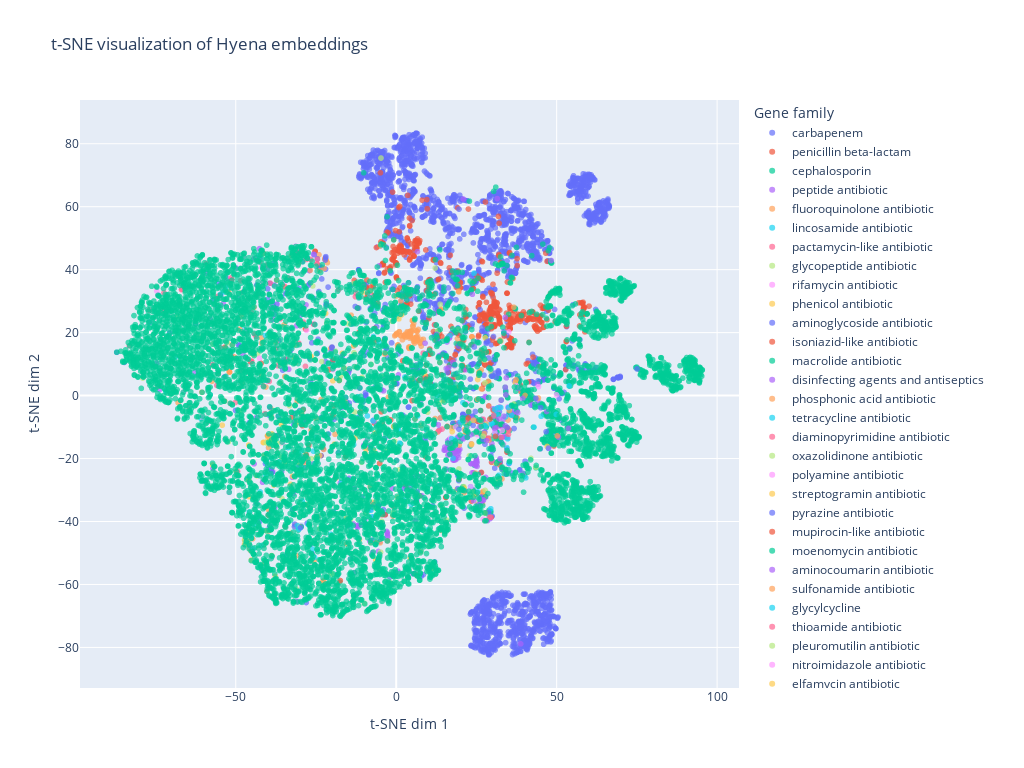

Here is the notebook cell this chart was saved with:
### Code cell
fig = px.scatter(
    x=train_embeddings_2d[:, 0],
    y=train_embeddings_2d[:, 1],
    color=[label_columns[i] for i in train_labels_simple],
    title="t-SNE visualization of Hyena embeddings",
    labels={"x": "t-SNE dim 1", "y": "t-SNE dim 2", "color": "Gene family"},
    opacity=0.7,
)
# Square figure
fig.update_layout(width=1024, height=768)
fig.show()

### Figure 1 — Plotly figure (JSON) as saved in the notebook; plotly's stock layout.template omitted (floating-point values rounded to 4 significant figures; data arrays with more than 128 entries replaced by an {"elided": "..."} marker saying what was removed)
{"data": [{"hovertemplate": "Gene family=carbapenem<br>t-SNE dim 1=%{x}<br>t-SNE dim 2=%{y}<extra></extra>", "legendgroup": "carbapenem", "marker": {"color": "#636efa", "opacity": 0.7, "symbol": "circle"}, "mode": "markers", "name": "carbapenem", "showlegend": true, "type": "scattergl", "x": {"elided": "2544 float values"}, "xaxis": "x", "y": {"elided": "2544 float values"}, "yaxis": "y"}, {"hovertemplate": "Gene family=penicillin beta-lactam<br>t-SNE dim 1=%{x}<br>t-SNE dim 2=%{y}<extra></extra>", "legendgroup": "penicillin beta-lactam", "marker": {"color": "#EF553B", "opacity": 0.7, "symbol": "circle"}, "mode": "markers", "name": "penicillin beta-lactam", "showlegend": true, "type": "scattergl", "x": {"elided": "589 float values"}, "xaxis": "x", "y": {"elided": "589 float values"}, "yaxis": "y"}, {"hovertemplate": "Gene family=cephalosporin<br>t-SNE dim 1=%{x}<br>t-SNE dim 2=%{y}<extra></extra>", "legendgroup": "cephalosporin", "marker": {"color": "#00cc96", "opacity": 0.7, "symbol": "circle"}, "mode": "markers", "name": "cephalosporin", "showlegend": true, "type": "scattergl", "x": {"elided": "1808 float values"}, "xaxis": "x", "y": {"elided": "1808 float values"}, "yaxis": "y"}, {"hovertemplate": "Gene family=peptide antibiotic<br>t-SNE dim 1=%{x}<br>t-SNE dim 2=%{y}<extra></extra>", "legendgroup": "peptide antibiotic", "marker": {"color": "#ab63fa", "opacity": 0.7, "symbol": "circle"}, "mode": "markers", "name": "peptide antibiotic", "showlegend": true, "type": "scattergl", "x": {"elided": "171 float values"}, "xaxis": "x", "y": {"elided": "171 float values"}, "yaxis": "y"}, {"hovertemplate": "Gene family=fluoroquinolone antibiotic<br>t-SNE dim 1=%{x}<br>t-SNE dim 2=%{y}<extra></extra>", "legendgroup": "fluoroquinolone antibiotic", "marker": {"color": "#FFA15A", "opacity": 0.7, "symbol": "circle"}, "mode": "markers", "name": "fluoroquinolone antibiotic", "showlegend": true, "type": "scattergl", "x": {"elided": "190 float values"}, "xaxis": "x", "y": {"elided": "190 float values"}, "yaxis": "y"}, {"hovertemplate": "Gene family=lincosamide antibiotic<br>t-SNE dim 1=%{x}<br>t-SNE dim 2=%{y}<extra></extra>", "legendgroup": "lincosamide antibiotic", "marker": {"color": "#19d3f3", "opacity": 0.7, "symbol": "circle"}, "mode": "markers", "name": "lincosamide antibiotic", "showlegend": true, "type": "scattergl", "x": [20.8, -32.29, 9.449, -45.8, -52.48, -5.758, -29.31, -25.46, -47.21, -57.97, -40.7, 33.74, -71.83, -8.999, 28.37], "xaxis": "x", "y": [-2.245, 15.68, -10.92, -36.98, 2.922, 2.629, -33.48, -51.38, 20.93, 0.2659, -25.07, -11.11, 1.507, -6.451, -9.393], "yaxis": "y"}, {"hovertemplate": "Gene family=pactamycin-like antibiotic<br>t-SNE dim 1=%{x}<br>t-SNE dim 2=%{y}<extra></extra>", "legendgroup": "pactamycin-like antibiotic", "marker": {"color": "#FF6692", "opacity": 0.7, "symbol": "circle"}, "mode": "markers", "name": "pactamycin-like antibiotic", "showlegend": true, "type": "scattergl", "x": [33.08], "xaxis": "x", "y": [-10.2], "yaxis": "y"}, {"hovertemplate": "Gene family=glycopeptide antibiotic<br>t-SNE dim 1=%{x}<br>t-SNE dim 2=%{y}<extra></extra>", "legendgroup": "glycopeptide antibiotic", "marker": {"color": "#B6E880", "opacity": 0.7, "symbol": "circle"}, "mode": "markers", "name": "glycopeptide antibiotic", "showlegend": true, "type": "scattergl", "x": [23.56, -11.01, 13.36, -18.97, 27.47, -11.78, 41.96, -4.743, 36.65, -10.83, -29.6, -33.24, -28.37, -10.66, -2.773, -27.34, -52.31, -36.99, 22.82, -19.81, -61.93, -79.01, -6.334, -4.882, -12.93, 33.77, -26.02, 10.11, -23.83, 31.31, -17.13, 21.03, -23.21, -25.29, 19.04, -57.1, -9.957, -46.6, -2.831, -35.76, -6.859, 19.53, 12.88, -13.15, 15.67, -52.63, -48.66, 12.14, 10.15, -20.46, -68.04, -4.04, -11.32, 27.7, -35.7, -45.9, -31.79, -45.94, 43.51, -48.24, 39.55, -40.13, 19.32, -17.34, -31.16, 9.375, -9.56, -43.2, -29.69, -35.58, -15.0, -26.47, -7.851, 27.66, -40.12, -0.9217, -13.31, -37.33, -36.54, -30.58, -14.82, 13.7, 14.59, -24.9, -21.65, 4.522, -31.58, 29.49, 0.937, -1.205], "xaxis": "x", "y": [7.919, -33.2, -2.517, 14.11, 11.24, -8.934, -19.94, 75.46, -2.695, -21.18, -5.209, -3.214, 34.89, 5.771, -17.19, -1.521, -14.66, -18.2, -19.09, -56.8, 19.33, 5.569, -35.8, -49.73, -5.216, -23.35, 34.82, -11.99, -42.3, 12.81, -2.23, -28.92, 10.79, 11.29, 5.877, 16.39, -65.97, -43.29, -7.16, -15.0, -8.003, -23.32, 20.41, 13.62, -39.52, 16.8, -4.859, 40.5, -47.84, -56.34, 25.17, 6.026, 24.45, -30.12, -19.53, 7.414, 2.827, 5.112, -22.78, 32.74, -24.82, -12.78, 21.06, 6.174, -61.45, -4.677, -37.38, 13.29, -34.57, -32.73, -26.69, -20.03, 9.95, 4.013, -14.97, -37.25, 35.57, -14.95, -31.65, -0.5597, 22.82, 29.01, -1.594, -47.16, 23.12, 33.42, -41.34, 7.649, -23.54, 23.58], "yaxis": "y"}, {"hovertemplate": "Gene family=rifamycin antibiotic<br>t-SNE dim 1=%{x}<br>t-SNE dim 2=%{y}<extra></extra>", "legendgroup": "rifamycin antibiotic", "marker": {"color": "#FF97FF", "opacity": 0.7, "symbol": "circle"}, "mode": "markers", "name": "rifamycin antibiotic", "showlegend": true, "type": "scattergl", "x": [32.25, -59.98, 27.18, -31.45, -28.87, -45.49, 22.17, -35.45, 2.152, 25.13, -37.88, 13.11, -37.13, -41.63, -8.947, 19.4, 26.74, 34.44, -28.98, 16.99, -40.27, -38.76, 8.138, -9.266, 25.59, 25.26, -41.98, 32.66, 25.36, -34.57, -1.462, -39.28, 35.11, -6.039, 29.89, -36.68, 29.51, -31.81], "xaxis": "x", "y": [-13.35, -27.27, -39.31, -41.23, -20.08, -48.13, -10.23, -14.94, -26.85, -10.97, 27.54, -11.37, 29.05, -47.77, -13.86, -9.169, -9.777, -0.01355, 39.17, -13.5, 29.36, -51.41, 31.77, -14.39, -35.33, -12.4, 40.69, -12.46, -34.8, 36.38, 2.606, 27.74, 20.2, -9.645, -7.072, -44.86, -8.885, 44.49], "yaxis": "y"}, {"hovertemplate": "Gene family=phenicol antibiotic<br>t-SNE dim 1=%{x}<br>t-SNE dim 2=%{y}<extra></extra>", "legendgroup": "phenicol antibiotic", "marker": {"color": "#FECB52", "opacity": 0.7, "symbol": "circle"}, "mode": "markers", "name": "phenicol antibiotic", "showlegend": true, "type": "scattergl", "x": [-23.94, 25.39, -16.22, -44.55, -16.83, 37.11, -43.48, -0.9027, 0.04102, -11.46, -54.22, -10.47, -49.82, -57.19, -12.7, -1.439, -19.74, 28.03, -13.14, 30.96, 24.16, -36.13, -19.26, -7.263, 4.432, -26.95, 13.99, 27.75, 47.04, -24.6, -22.0, -26.54, -29.68, -36.86, -38.8, 25.25, 10.0, 32.61, 7.61, 18.87, 5.192, 23.49, 23.46, 21.2, -15.98, -38.97, -12.5, 34.54, -31.3, 19.21, 0.4467, 31.14, -17.68, -39.09, 28.54, -32.94], "xaxis": "x", "y": [5.596, 5.101, 8.677, 12.98, 13.42, 4.171, -25.4, 4.922, 26.94, -45.7, -9.399, 32.86, -24.04, -22.04, -13.45, 12.68, 4.685, -9.041, 16.19, -21.62, -31.65, 3.925, -15.4, -33.91, -51.63, 12.54, -34.97, 18.32, -16.17, -19.54, 26.1, 12.45, -24.38, 11.25, -50.82, -34.49, -7.856, 17.31, -49.66, -29.85, 5.466, -15.34, -15.58, -29.4, -1.85, -6.735, 9.085, -11.53, -41.15, -9.057, -32.34, -13.61, 4.921, -4.061, -37.32, -28.19], "yaxis": "y"}, {"hovertemplate": "Gene family=aminoglycoside antibiotic<br>t-SNE dim 1=%{x}<br>t-SNE dim 2=%{y}<extra></extra>", "legendgroup": "aminoglycoside antibiotic", "marker": {"color": "#636efa", "opacity": 0.7, "symbol": "circle"}, "mode": "markers", "name": "aminoglycoside antibiotic", "showlegend": true, "type": "scattergl", "x": {"elided": "216 float values"}, "xaxis": "x", "y": {"elided": "216 float values"}, "yaxis": "y"}, {"hovertemplate": "Gene family=isoniazid-like antibiotic<br>t-SNE dim 1=%{x}<br>t-SNE dim 2=%{y}<extra></extra>", "legendgroup": "isoniazid-like antibiotic", "marker": {"color": "#EF553B", "opacity": 0.7, "symbol": "circle"}, "mode": "markers", "name": "isoniazid-like antibiotic", "showlegend": true, "type": "scattergl", "x": [-1.732, 29.56, 16.86, 25.28, 11.94, 29.75, -19.69, 32.65, 30.67, -28.16, -45.38, 33.69, -4.34, 30.93, 28.76, 32.25, 30.2, -23.41], "xaxis": "x", "y": [-7.73, -38.7, 44.58, -8.135, 22.47, -16.3, 11.32, -9.188, -6.383, 21.05, 10.73, 18.92, -37.88, -10.03, -13.53, -22.03, -4.627, -19.09], "yaxis": "y"}, {"hovertemplate": "Gene family=macrolide antibiotic<br>t-SNE dim 1=%{x}<br>t-SNE dim 2=%{y}<extra></extra>", "legendgroup": "macrolide antibiotic", "marker": {"color": "#00cc96", "opacity": 0.7, "symbol": "circle"}, "mode": "markers", "name": "macrolide antibiotic", "showlegend": true, "type": "scattergl", "x": {"elided": "186 float values"}, "xaxis": "x", "y": {"elided": "186 float values"}, "yaxis": "y"}, {"hovertemplate": "Gene family=disinfecting agents and antiseptics<br>t-SNE dim 1=%{x}<br>t-SNE dim 2=%{y}<extra></extra>", "legendgroup": "disinfecting agents and antiseptics", "marker": {"color": "#ab63fa", "opacity": 0.7, "symbol": "circle"}, "mode": "markers", "name": "disinfecting agents and antiseptics", "showlegend": true, "type": "scattergl", "x": [14.17, -27.02, -38.05, 26.76, -31.65, 33.97, -25.75, 33.98, -39.28, -42.6, 27.88, 24.11, -31.02, 19.78, 34.72, 37.89, -49.91, -59.31, 28.44, 34.18, -53.88, -39.77, -49.45, -40.47, 27.02, -13.05, 30.42, 29.68, 32.88, 31.99, -47.4, 20.9, -29.8, -44.19, 13.49, -6.963, -38.53, -40.11, 53.66, 7.525, -47.56, -39.57, -47.77, 15.8, 33.16, 0.6298, 34.01, 7.19, 27.62, 21.89, 16.39, 19.47, 28.0, 13.37, 27.77, 31.13, 34.33, -62.65, -74.7, 17.57, -73.8, -43.63, 0.5404, -74.11, -58.05, 37.95, 26.58, 38.8, -54.58, 23.72, 31.08, 34.51, 29.83, -13.0, 29.22, 44.12, 8.991, 15.58, -30.87, 32.7, 17.08, 31.12, 15.72, 32.38, 27.19, 13.1, -7.459, 33.82, -14.85], "xaxis": "x", "y": [13.08, 39.72, 35.13, -7.613, -8.412, 24.83, 44.93, -9.611, -41.41, 46.68, -26.0, -33.38, 22.18, 28.23, -13.36, -5.453, 40.55, 38.9, -39.74, 0.2239, 29.16, -16.56, 30.93, -54.9, -33.1, -29.53, -6.557, -16.67, -23.18, -7.391, 27.59, 62.44, 25.55, 43.58, -10.91, -8.219, 24.14, 40.17, -10.42, -2.488, 32.95, -42.01, 13.25, 17.03, -13.31, 6.586, 2.635, -25.82, -11.53, -13.2, 8.924, -8.613, -0.5403, 12.41, -0.2943, -10.24, 5.637, 7.491, 10.25, 10.59, 1.84, -7.019, -55.79, 31.94, 24.39, 2.294, -33.59, -78.86, 35.2, -7.286, -4.201, -16.9, -15.34, -56.21, -39.13, 3.566, 16.65, 8.602, 45.46, -1.476, 1.627, -12.3, -23.43, -20.06, -33.26, -9.232, -49.93, -12.94, 3.886], "yaxis": "y"}, {"hovertemplate": "Gene family=phosphonic acid antibiotic<br>t-SNE dim 1=%{x}<br>t-SNE dim 2=%{y}<extra></extra>", "legendgroup": "phosphonic acid antibiotic", "marker": {"color": "#FFA15A", "opacity": 0.7, "symbol": "circle"}, "mode": "markers", "name": "phosphonic acid antibiotic", "showlegend": true, "type": "scattergl", "x": [-51.98, 26.51, -41.88, -41.37, -29.4, -47.98, -32.64, -52.19, -52.05, 28.91, -69.5, 12.91, 3.629, 17.27, -57.37, -23.86, -30.36, -51.13, -28.08, -26.78, -34.95, -51.9, -1.681, -41.97, 26.22, -31.66, -51.96, -37.49, -54.86, -28.18, -2.445, -6.329, -41.9, -48.76, -44.3, -53.45, -50.42, -39.74, -34.7, -22.49, 32.96, 27.45, -26.54, -48.24, -37.23, -60.6], "xaxis": "x", "y": [7.485, 2.147, 6.34, 45.21, 45.66, 3.858, 44.5, 32.76, 7.657, -14.19, 2.055, -11.59, -57.8, -10.29, 4.582, 39.71, 42.18, 16.13, -30.84, 39.8, 22.47, 7.465, -59.65, 18.34, -8.307, 16.09, 7.484, 16.97, 11.25, -18.72, -0.4834, -46.79, 16.69, 21.04, 28.05, -1.753, 12.27, -36.31, 6.044, 40.38, -26.46, -12.11, -10.95, 25.25, 36.68, 1.08], "yaxis": "y"}, {"hovertemplate": "Gene family=tetracycline antibiotic<br>t-SNE dim 1=%{x}<br>t-SNE dim 2=%{y}<extra></extra>", "legendgroup": "tetracycline antibiotic", "marker": {"color": "#19d3f3", "opacity": 0.7, "symbol": "circle"}, "mode": "markers", "name": "tetracycline antibiotic", "showlegend": true, "type": "scattergl", "x": [-7.864, -44.59, 16.8, -7.084, -33.69, 17.11, -29.6, -41.54, 1.086, -53.16, 32.58, 29.58, -12.43, -25.82, -5.338, 25.18, 12.77, 0.6498, -44.45, 2.716, -45.26, 1.422, 34.03, -24.08, 9.895, 42.94, -27.44, 6.665, 17.26, -14.08, 35.27, -17.04, 4.667, -7.231, 24.26, -1.782, 35.96, 31.98, 29.1, 5.121, -14.4, 2.283, -40.76, -42.41, 29.87, -6.333, -6.251, 15.54, -25.25, -30.26, 25.42, -47.14, 21.36, 30.57, 18.1, 10.4, 20.92, 49.86, 47.46, 17.7, 53.9, 30.38, 11.14, -38.81, 45.16, 18.18, -0.2041, 31.61, 40.41, 34.72, -30.32, -29.52, 34.49, -36.72, 27.8, -54.82, -12.59, -25.01, -7.577, -30.79, 20.02, -40.7, 31.29, 17.32, -20.4, 10.64, 23.18, -11.96, -42.06, 29.47, -27.24, 0.4203, 30.7, -33.61, -36.58, -30.81, -8.057, -60.82], "xaxis": "x", "y": [-36.42, -48.64, 19.14, 18.78, -16.55, -1.473, -22.57, -42.84, -15.1, 34.47, -3.813, -8.915, -7.116, -17.64, -9.379, -35.51, 0.02667, -10.74, -40.87, 5.909, -44.74, -6.126, -6.782, -23.93, -42.59, -10.03, -40.93, -6.459, -13.69, -41.42, -21.42, -27.58, -34.62, -7.975, 38.85, -14.93, -6.266, -25.29, -38.2, -28.12, -15.23, -33.14, 19.1, -30.59, -8.852, -47.31, 27.87, 17.46, -21.6, -24.35, -30.56, -46.12, -7.892, -12.25, 2.676, -28.07, -13.13, -5.969, -16.77, -19.92, 3.063, -6.338, 2.817, -19.91, -6.581, -13.92, 25.44, -3.9, -26.14, -13.74, -42.42, -17.45, -16.54, -26.03, -9.649, 32.15, -59.48, -13.32, -38.46, -8.455, -8.377, -20.92, -5.94, 0.008479, -44.03, -55.77, -28.92, -0.3383, -47.63, -35.95, -21.55, -10.95, -12.73, 42.51, -21.08, -41.29, -10.36, -7.305], "yaxis": "y"}, {"hovertemplate": "Gene family=diaminopyrimidine antibiotic<br>t-SNE dim 1=%{x}<br>t-SNE dim 2=%{y}<extra></extra>", "legendgroup": "diaminopyrimidine antibiotic", "marker": {"color": "#FF6692", "opacity": 0.7, "symbol": "circle"}, "mode": "markers", "name": "diaminopyrimidine antibiotic", "showlegend": true, "type": "scattergl", "x": [-51.43, -36.07, -24.59, -4.974, -55.7, 29.79, -12.71, -12.58, -51.42, -34.14, -44.17, -24.69, 34.99, -83.17, -48.06, -47.29, 35.15, -24.54, -30.37, -51.27, -59.27, -45.17, -17.95, -27.99, -41.38, -45.16, -30.74, -39.27, 28.78, -34.79, -28.96, -25.73, 21.97, -51.32, -37.49, -28.28, -42.51, -39.15, -51.66, -33.55, -54.83, -72.36, -58.69, -40.25, -46.02, 14.3, -26.63, -36.9, -74.22, -76.92, -43.7, -66.91, -46.49, -55.46, -43.32, -72.67, -66.77, -50.12, -39.55, -55.91, 8.405, -48.46, -49.45, -45.01, -57.18, -40.9, -64.52], "xaxis": "x", "y": [12.55, 24.4, 41.81, -37.48, 31.5, -20.59, 31.39, 32.55, 37.41, 11.53, 19.53, 41.87, -12.29, 15.81, 7.961, 9.693, -10.87, 43.31, 16.64, 36.72, 41.86, 10.98, 33.65, 43.25, 3.058, 26.4, 45.49, 35.7, -13.6, 34.59, 23.33, 22.66, -7.722, 36.73, 14.96, 9.298, 42.47, 19.27, -2.508, 37.27, 15.18, 32.66, -8.185, 41.5, 30.79, -10.62, 43.24, 9.491, 3.008, 27.09, 18.78, 33.66, 41.21, 6.927, 31.94, 27.06, 33.83, -2.214, 4.539, 3.246, 13.49, 36.48, -24.06, 10.89, 9.815, -5.728, -3.679], "yaxis": "y"}, {"hovertemplate": "Gene family=oxazolidinone antibiotic<br>t-SNE dim 1=%{x}<br>t-SNE dim 2=%{y}<extra></extra>", "legendgroup": "oxazolidinone antibiotic", "marker": {"color": "#B6E880", "opacity": 0.7, "symbol": "circle"}, "mode": "markers", "name": "oxazolidinone antibiotic", "showlegend": true, "type": "scattergl", "x": [-0.4912], "xaxis": "x", "y": [-14.44], "yaxis": "y"}, {"hovertemplate": "Gene family=polyamine antibiotic<br>t-SNE dim 1=%{x}<br>t-SNE dim 2=%{y}<extra></extra>", "legendgroup": "polyamine antibiotic", "marker": {"color": "#FF97FF", "opacity": 0.7, "symbol": "circle"}, "mode": "markers", "name": "polyamine antibiotic", "showlegend": true, "type": "scattergl", "x": [34.74, 49.96, 18.51, 33.02, 33.47, 44.33, 37.48, 30.67], "xaxis": "x", "y": [-3.584, 0.2246, -9.954, -11.08, -15.4, 2.819, 3.107, -11.6], "yaxis": "y"}, {"hovertemplate": "Gene family=streptogramin antibiotic<br>t-SNE dim 1=%{x}<br>t-SNE dim 2=%{y}<extra></extra>", "legendgroup": "streptogramin antibiotic", "marker": {"color": "#FECB52", "opacity": 0.7, "symbol": "circle"}, "mode": "markers", "name": "streptogramin antibiotic", "showlegend": true, "type": "scattergl", "x": [-40.47, -46.28, -47.26, -39.57, -39.44, 14.76, -39.77, -30.73, -5.226, -7.067, -40.03, -45.96, -34.84, -41.45, -41.31, -39.94, -38.76, -27.77, -8.077, 8.79, -45.15, 11.18, -45.86, -31.66, -39.32, -32.27, -9.359, -6.548, -31.44, -0.7669, -34.62, -35.81, -46.01, -30.2, 1.648, -37.67, -41.11, -6.92, -47.26, -9.617, -6.374], "xaxis": "x", "y": [-42.94, -46.23, -45.88, -14.34, -14.37, -1.453, -16.48, -8.338, 47.42, 35.97, -12.76, -15.7, 10.1, -14.91, -14.86, -14.01, -12.18, -34.7, 33.28, 7.053, -52.22, -54.97, -32.13, 11.94, -13.56, -25.62, -17.1, -11.99, -9.391, -9.805, -21.16, -9.054, -26.89, -21.3, 25.65, -57.39, -18.98, -17.52, -47.24, -18.54, -52.18], "yaxis": "y"}, {"hovertemplate": "Gene family=pyrazine antibiotic<br>t-SNE dim 1=%{x}<br>t-SNE dim 2=%{y}<extra></extra>", "legendgroup": "pyrazine antibiotic", "marker": {"color": "#636efa", "opacity": 0.7, "symbol": "circle"}, "mode": "markers", "name": "pyrazine antibiotic", "showlegend": true, "type": "scattergl", "x": [14.74, 23.96, -29.85, 24.78, -23.46, 29.73, 19.56, 34.22, 28.82, 25.4, 27.14, -54.65], "xaxis": "x", "y": [13.52, -9.467, -42.0, -36.48, -19.07, -16.43, -10.65, 7.562, -37.12, -34.85, -13.94, 31.94], "yaxis": "y"}, {"hovertemplate": "Gene family=mupirocin-like antibiotic<br>t-SNE dim 1=%{x}<br>t-SNE dim 2=%{y}<extra></extra>", "legendgroup": "mupirocin-like antibiotic", "marker": {"color": "#EF553B", "opacity": 0.7, "symbol": "circle"}, "mode": "markers", "name": "mupirocin-like antibiotic", "showlegend": true, "type": "scattergl", "x": [30.89, -27.96, -6.177, -21.08], "xaxis": "x", "y": [-12.96, -18.93, 47.03, -50.53], "yaxis": "y"}, {"hovertemplate": "Gene family=moenomycin antibiotic<br>t-SNE dim 1=%{x}<br>t-SNE dim 2=%{y}<extra></extra>", "legendgroup": "moenomycin antibiotic", "marker": {"color": "#00cc96", "opacity": 0.7, "symbol": "circle"}, "mode": "markers", "name": "moenomycin antibiotic", "showlegend": true, "type": "scattergl", "x": [-25.05], "xaxis": "x", "y": [-23.61], "yaxis": "y"}, {"hovertemplate": "Gene family=aminocoumarin antibiotic<br>t-SNE dim 1=%{x}<br>t-SNE dim 2=%{y}<extra></extra>", "legendgroup": "aminocoumarin antibiotic", "marker": {"color": "#ab63fa", "opacity": 0.7, "symbol": "circle"}, "mode": "markers", "name": "aminocoumarin antibiotic", "showlegend": true, "type": "scattergl", "x": [-26.23, 47.47, -29.92, 20.89, 30.63, -7.468, 42.49, 34.91, 33.56, 23.29, 39.45, 25.89], "xaxis": "x", "y": [-50.14, -16.7, -19.46, -13.76, -10.34, -42.11, -2.863, -3.859, -6.529, -12.4, -0.9038, -10.12], "yaxis": "y"}, {"hovertemplate": "Gene family=sulfonamide antibiotic<br>t-SNE dim 1=%{x}<br>t-SNE dim 2=%{y}<extra></extra>", "legendgroup": "sulfonamide antibiotic", "marker": {"color": "#FFA15A", "opacity": 0.7, "symbol": "circle"}, "mode": "markers", "name": "sulfonamide antibiotic", "showlegend": true, "type": "scattergl", "x": [1.391, 37.34, -67.98, 7.709, -23.39, 35.26, 13.79, 36.61, 19.08], "xaxis": "x", "y": [30.1, 5.003, -2.244, -9.487, -1.251, -4.733, -7.072, 28.09, 2.377], "yaxis": "y"}, {"hovertemplate": "Gene family=glycylcycline<br>t-SNE dim 1=%{x}<br>t-SNE dim 2=%{y}<extra></extra>", "legendgroup": "glycylcycline", "marker": {"color": "#19d3f3", "opacity": 0.7, "symbol": "circle"}, "mode": "markers", "name": "glycylcycline", "showlegend": true, "type": "scattergl", "x": [-15.32, -5.278, 34.99, 30.64, 7.547, -68.74, -26.03, -13.02, -5.801, -5.868, -13.26, -8.726, -32.01], "xaxis": "x", "y": [-67.99, 16.89, -3.758, -4.349, 9.876, 12.33, -48.77, -9.601, -25.47, -62.65, -15.6, -31.84, -50.15], "yaxis": "y"}, {"hovertemplate": "Gene family=thioamide antibiotic<br>t-SNE dim 1=%{x}<br>t-SNE dim 2=%{y}<extra></extra>", "legendgroup": "thioamide antibiotic", "marker": {"color": "#FF6692", "opacity": 0.7, "symbol": "circle"}, "mode": "markers", "name": "thioamide antibiotic", "showlegend": true, "type": "scattergl", "x": [30.32, 27.14, 29.46, 12.03, 1.479, 13.17, 34.84], "xaxis": "x", "y": [-6.325, -7.514, -38.59, 22.5, 31.71, -11.23, -10.45], "yaxis": "y"}, {"hovertemplate": "Gene family=pleuromutilin antibiotic<br>t-SNE dim 1=%{x}<br>t-SNE dim 2=%{y}<extra></extra>", "legendgroup": "pleuromutilin antibiotic", "marker": {"color": "#B6E880", "opacity": 0.7, "symbol": "circle"}, "mode": "markers", "name": "pleuromutilin antibiotic", "showlegend": true, "type": "scattergl", "x": [-40.44, 27.06, -14.28, 9.807, -4.525, -25.88], "xaxis": "x", "y": [-15.04, -12.93, -39.38, -5.288, -39.95, -23.16], "yaxis": "y"}, {"hovertemplate": "Gene family=nitroimidazole antibiotic<br>t-SNE dim 1=%{x}<br>t-SNE dim 2=%{y}<extra></extra>", "legendgroup": "nitroimidazole antibiotic", "marker": {"color": "#FF97FF", "opacity": 0.7, "symbol": "circle"}, "mode": "markers", "name": "nitroimidazole antibiotic", "showlegend": true, "type": "scattergl", "x": [-8.129, -36.51, -31.31, -27.98, -47.59, -42.59, -74.64, -42.95, -44.56, 23.22, -60.54, 22.02, -47.11, -46.47, -66.22, -41.74, -52.05], "xaxis": "x", "y": [31.68, 34.76, 47.48, 20.71, 44.27, 11.91, 33.27, 33.09, 15.46, -28.96, -6.801, -2.556, 20.62, 19.73, 1.175, 35.79, -30.74], "yaxis": "y"}, {"hovertemplate": "Gene family=elfamycin antibiotic<br>t-SNE dim 1=%{x}<br>t-SNE dim 2=%{y}<extra></extra>", "legendgroup": "elfamycin antibiotic", "marker": {"color": "#FECB52", "opacity": 0.7, "symbol": "circle"}, "mode": "markers", "name": "elfamycin antibiotic", "showlegend": true, "type": "scattergl", "x": [-38.15, 24.06, 27.67, -24.73, -23.82, 17.42, 0.8264], "xaxis": "x", "y": [-28.42, -7.829, -37.31, -19.44, -19.03, -11.45, 24.36], "yaxis": "y"}, {"hovertemplate": "Gene family=nitrofuran antibiotic<br>t-SNE dim 1=%{x}<br>t-SNE dim 2=%{y}<extra></extra>", "legendgroup": "nitrofuran antibiotic", "marker": {"color": "#636efa", "opacity": 0.7, "symbol": "circle"}, "mode": "markers", "name": "nitrofuran antibiotic", "showlegend": true, "type": "scattergl", "x": [26.76, 23.11], "xaxis": "x", "y": [21.55, 2.663], "yaxis": "y"}, {"hovertemplate": "Gene family=salicylic acid antibiotic<br>t-SNE dim 1=%{x}<br>t-SNE dim 2=%{y}<extra></extra>", "legendgroup": "salicylic acid antibiotic", "marker": {"color": "#EF553B", "opacity": 0.7, "symbol": "circle"}, "mode": "markers", "name": "salicylic acid antibiotic", "showlegend": true, "type": "scattergl", "x": [-17.42, 7.408, 29.21], "xaxis": "x", "y": [-58.75, 4.85, -7.446], "yaxis": "y"}, {"hovertemplate": "Gene family=nucleoside antibiotic<br>t-SNE dim 1=%{x}<br>t-SNE dim 2=%{y}<extra></extra>", "legendgroup": "nucleoside antibiotic", "marker": {"color": "#00cc96", "opacity": 0.7, "symbol": "circle"}, "mode": "markers", "name": "nucleoside antibiotic", "showlegend": true, "type": "scattergl", "x": [-41.89, 24.99, -26.7, 9.83, -24.61, -11.14, -37.45, -73.67], "xaxis": "x", "y": [42.08, -11.36, 35.85, -8.191, -14.02, 24.44, 6.157, -0.8771], "yaxis": "y"}, {"hovertemplate": "Gene family=fusidane antibiotic<br>t-SNE dim 1=%{x}<br>t-SNE dim 2=%{y}<extra></extra>", "legendgroup": "fusidane antibiotic", "marker": {"color": "#ab63fa", "opacity": 0.7, "symbol": "circle"}, "mode": "markers", "name": "fusidane antibiotic", "showlegend": true, "type": "scattergl", "x": [-3.509, -5.335, -33.53, 28.16, -27.23, -29.36, -39.74], "xaxis": "x", "y": [5.11, 41.21, 8.336, -14.31, 31.48, 27.38, -61.03], "yaxis": "y"}, {"hovertemplate": "Gene family=antibiotic without defined classification<br>t-SNE dim 1=%{x}<br>t-SNE dim 2=%{y}<extra></extra>", "legendgroup": "antibiotic without defined classification", "marker": {"color": "#FFA15A", "opacity": 0.7, "symbol": "circle"}, "mode": "markers", "name": "antibiotic without defined classification", "showlegend": true, "type": "scattergl", "x": [-40.06], "xaxis": "x", "y": [-12.74], "yaxis": "y"}, {"hovertemplate": "Gene family=diarylquinoline antibiotic<br>t-SNE dim 1=%{x}<br>t-SNE dim 2=%{y}<extra></extra>", "legendgroup": "diarylquinoline antibiotic", "marker": {"color": "#19d3f3", "opacity": 0.7, "symbol": "circle"}, "mode": "markers", "name": "diarylquinoline antibiotic", "showlegend": true, "type": "scattergl", "x": [-49.78, -42.77, -53.86], "xaxis": "x", "y": [27.56, 44.65, 32.98], "yaxis": "y"}, {"hovertemplate": "Gene family=cycloserine-like antibiotic<br>t-SNE dim 1=%{x}<br>t-SNE dim 2=%{y}<extra></extra>", "legendgroup": "cycloserine-like antibiotic", "marker": {"color": "#FF6692", "opacity": 0.7, "symbol": "circle"}, "mode": "markers", "name": "cycloserine-like antibiotic", "showlegend": true, "type": "scattergl", "x": [32.69, 29.09], "xaxis": "x", "y": [-13.31, -38.65], "yaxis": "y"}, {"hovertemplate": "Gene family=antibacterial free fatty acids<br>t-SNE dim 1=%{x}<br>t-SNE dim 2=%{y}<extra></extra>", "legendgroup": "antibacterial free fatty acids", "marker": {"color": "#B6E880", "opacity": 0.7, "symbol": "circle"}, "mode": "markers", "name": "antibacterial free fatty acids", "showlegend": true, "type": "scattergl", "x": [31.78, 23.74], "xaxis": "x", "y": [-26.61, -30.59], "yaxis": "y"}, {"hovertemplate": "Gene family=sulfone antibiotic<br>t-SNE dim 1=%{x}<br>t-SNE dim 2=%{y}<extra></extra>", "legendgroup": "sulfone antibiotic", "marker": {"color": "#FF97FF", "opacity": 0.7, "symbol": "circle"}, "mode": "markers", "name": "sulfone antibiotic", "showlegend": true, "type": "scattergl", "x": [-19.68], "xaxis": "x", "y": [8.229], "yaxis": "y"}, {"hovertemplate": "Gene family=zoliflodacin-like antibiotic<br>t-SNE dim 1=%{x}<br>t-SNE dim 2=%{y}<extra></extra>", "legendgroup": "zoliflodacin-like antibiotic", "marker": {"color": "#FECB52", "opacity": 0.7, "symbol": "circle"}, "mode": "markers", "name": "zoliflodacin-like antibiotic", "showlegend": true, "type": "scattergl", "x": [-15.48], "xaxis": "x", "y": [-39.04], "yaxis": "y"}, {"hovertemplate": "Gene family=thiosemicarbazone antibiotic<br>t-SNE dim 1=%{x}<br>t-SNE dim 2=%{y}<extra></extra>", "legendgroup": "thiosemicarbazone antibiotic", "marker": {"color": "#636efa", "opacity": 0.7, "symbol": "circle"}, "mode": "markers", "name": "thiosemicarbazone antibiotic", "showlegend": true, "type": "scattergl", "x": [34.6], "xaxis": "x", "y": [-10.13], "yaxis": "y"}, {"hovertemplate": "Gene family=bicyclomycin-like antibiotic<br>t-SNE dim 1=%{x}<br>t-SNE dim 2=%{y}<extra></extra>", "legendgroup": "bicyclomycin-like antibiotic", "marker": {"color": "#EF553B", "opacity": 0.7, "symbol": "circle"}, "mode": "markers", "name": "bicyclomycin-like antibiotic", "showlegend": true, "type": "scattergl", "x": [22.46], "xaxis": "x", "y": [-7.114], "yaxis": "y"}, {"hovertemplate": "Gene family=non-AMR<br>t-SNE dim 1=%{x}<br>t-SNE dim 2=%{y}<extra></extra>", "legendgroup": "non-AMR", "marker": {"color": "#00cc96", "opacity": 0.7, "symbol": "circle"}, "mode": "markers", "name": "non-AMR", "showlegend": true, "type": "scattergl", "x": {"elided": "6721 float values"}, "xaxis": "x", "y": {"elided": "6721 float values"}, "yaxis": "y"}], "layout": {"height": 768, "legend": {"title": {"text": "Gene family"}, "tracegroupgap": 0}, "title": {"text": "t-SNE visualization of Hyena embeddings"}, "width": 1024, "xaxis": {"anchor": "y", "domain": [0, 1], "title": {"text": "t-SNE dim 1"}}, "yaxis": {"anchor": "x", "domain": [0, 1], "title": {"text": "t-SNE dim 2"}}}}
